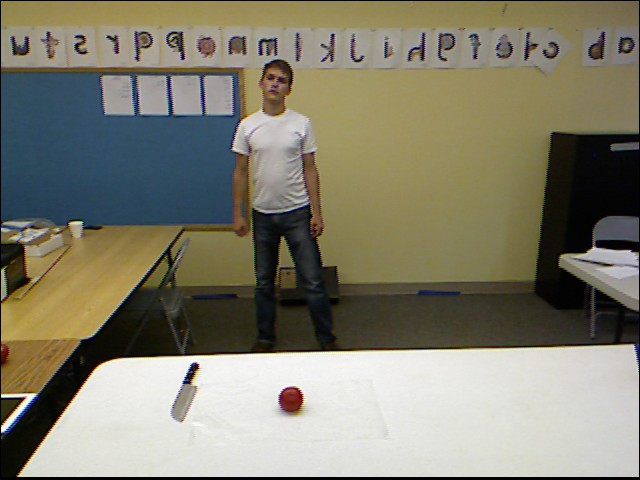
%> input picture torque_code/objs-actions/2011_07_09[19_42_09].oni.png, 640 x 480 px
$ octave test_hough.m   (GNU Octave 9; MATLAB toolbox functions it lacks are replaced by stand-ins)
%> lines starting %> are read from the running program, lines starting %| are printed output that depends on the picture; in (x1, y1, x2, y2) boxes, pixels count from 0 and x2, y2 are one past the last pixel; in counts of white or black regions, pixels touching at a corner belong together; the program's own positions count from 1
ima = imread('C:/Data/matlab/torque/codeTorque1/objs-actions/2011_07_09[19_42_09].oni.png');
%> ima is the input picture: size 480x640x3 uint8; mean R, G, B 130.6, 127.5, 110.4
ima1 = imresize(ima,0.5);
ima2 = rgb2gray(ima1);
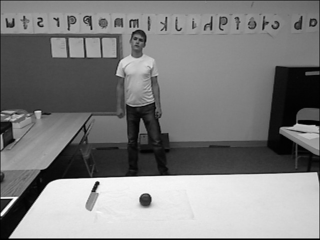
%> ima2: size 240x320 uint8; min 0, max 253, mean 126.6
ima_corner3= cornermetric(ima2, 'Sensitivityfactor',0.1);
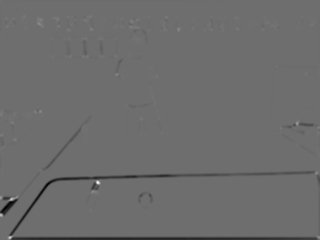
%> ima_corner3: size 240x320 double; min -0.0186, max 0.0242, mean -0.000269; drawn with min black and max white
f = find(ima_corner3(:,:)<-0.004);
%> f = 1987 values from 212 to 76743
BW = ima_corner3;
BW(f) = 1;
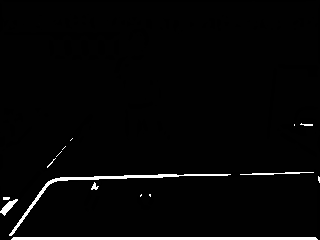
%> BW: size 240x320 double; 2.59% of pixels changed, all inside (x1, y1, x2, y2) = (0, 123, 320, 240); drawn with min black and max white
figure(1);
imagesc(BW);
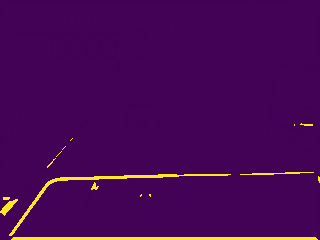
%> displayed picture: size 240x320x3, on the screen's scale of 0 to 255; mean R, G, B 72.8, 7.8, 84.5
[H,T,R] = hough(BW);
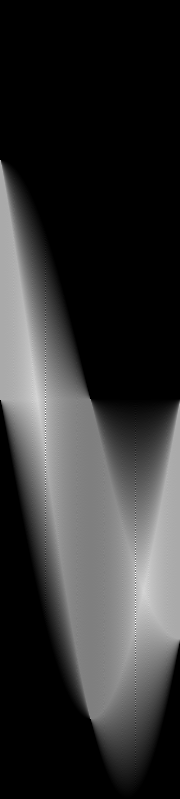
%> H: size 799x180 double; min 0, max 480, mean 96.1; drawn with min black and max white
%> T = 180 values from -90 to 89; R = 799 values from -399 to 399
figure(2);
imshow(H,[],'XData',T,'YData',R,...
            'InitialMagnification','fit');
xlabel('\theta'), ylabel('\rho');
axis on, axis normal, hold on;
P  = houghpeaks(H,5,'threshold',ceil(0.3*max(H(:))));
%> P = [401 46; 411 46; 421 46; 430 46; 440 46]
x = T(P(:,2)); y = R(P(:,1));
%> after `x = T(P(:,2))`: x = [-45 -45 -45 -45 -45]
%> after `y = R(P(:,1))`: y = [1 11 21 30 40]
plot(x,y,'s','color','white');
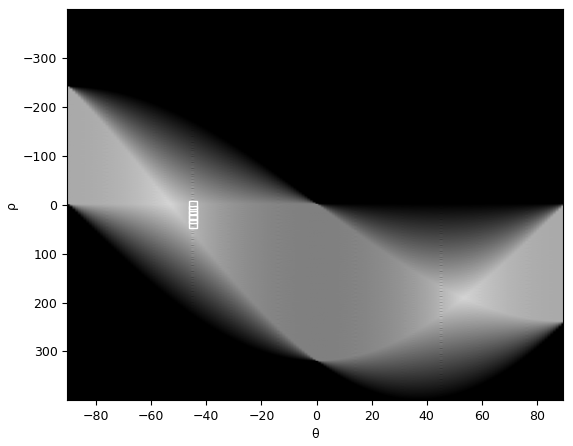
%> figure redrawn from the program's plot data
% Find lines and plot them
lines = houghlines(BW,T,R,P,'MinLength',7);
%> lines = 5 lines; point1 to point2 (x, y): (2, 1) to (242, 240), (16, 1) to (256, 240), (30, 1) to (270, 240), (43, 1) to (283, 240), (57, 1) to (297, 240)
figure(3), imshow(ima2), hold on
max_len = 0;
for k = 1:length(lines)
   xy = [lines(k).point1; lines(k).point2];
   plot(xy(:,1),xy(:,2),'LineWidth',2,'Color','green');

   % Plot beginnings and ends of lines
   plot(xy(1,1),xy(1,2),'x','LineWidth',2,'Color','yellow');
   plot(xy(2,1),xy(2,2),'x','LineWidth',2,'Color','red');

   % Determine the endpoints of the longest line segment
   len = norm(lines(k).point1 - lines(k).point2);
   if ( len > max_len)
      max_len = len;
      xy_long = xy;
   end
end
%> this loop made 5 passes
%> (max_len, xy_long) on pass 1: (338.7, [2 1; 242 240])
%> xy on passes 2 to 5: [16 1; 256 240], [30 1; 270 240], [43 1; 283 240], [57 1; 297 240]

% highlight the longest line segment
plot(xy_long(:,1),xy_long(:,2),'LineWidth',2,'Color','cyan');
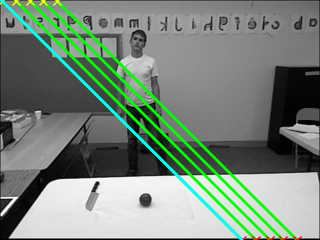
%> figure redrawn from the program's plot data

$ run again, with torque_code/objs-actions/2011_07_09[19_51_29].oni.png copied over torque_code/objs-actions/2011_07_09[19_42_09].oni.png
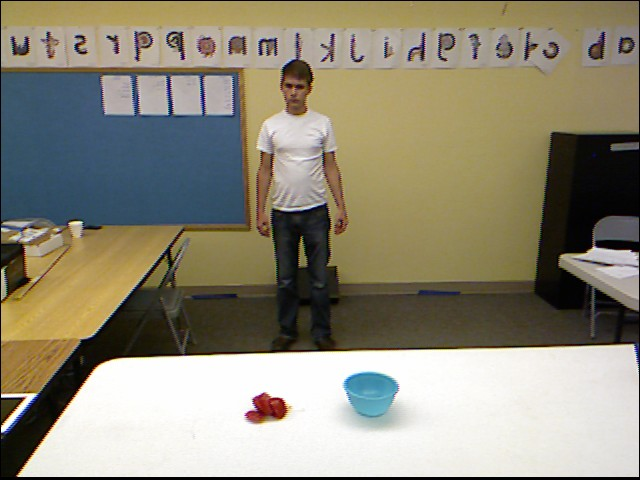
%> input picture torque_code/objs-actions/2011_07_09[19_51_29].oni.png, 640 x 480 px
%> ima is the input picture: size 480x640x3 uint8; mean R, G, B 143.3, 138.1, 120.1
%> f = 2135 values from 212 to 76745
%> BW: size 240x320 double; min -0.004, max 1, mean 0.0277
%> `[H,T,R] = hough(BW);`:
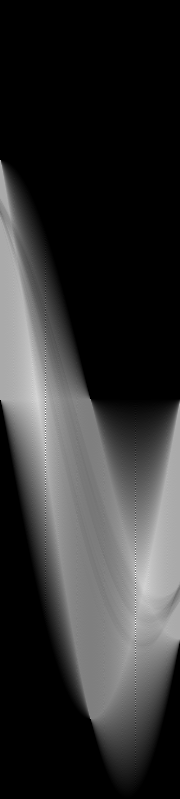
%> H: size 799x180 double; min 0, max 480, mean 94.7; drawn with min black and max white
%> T = 180 values from -90 to 89; R = 799 values from -399 to 399
%> P = [408 46; 418 46; 428 46; 437 46; 447 46]
%> x = [-45 -45 -45 -45 -45]
%> y = [8 18 28 37 47]
%> lines = 5 lines; point1 to point2 (x, y): (12, 1) to (252, 240), (26, 1) to (266, 240), (40, 1) to (280, 240), (53, 1) to (293, 240), (67, 1) to (307, 240)
%> the loop `for k = 1:length(lines)` made 5 passes
%> (max_len, xy_long) on pass 1: (338.7, [12 1; 252 240])
%> `plot(xy_long(:,1),xy_long(:,2),'LineWidth',2,'Color','cyan');`:
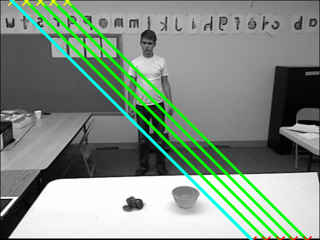
%> figure redrawn from the program's plot data

$ run again, with torque_code/objs-actions/2011_07_09[20_08_17].oni.png copied over torque_code/objs-actions/2011_07_09[19_42_09].oni.png
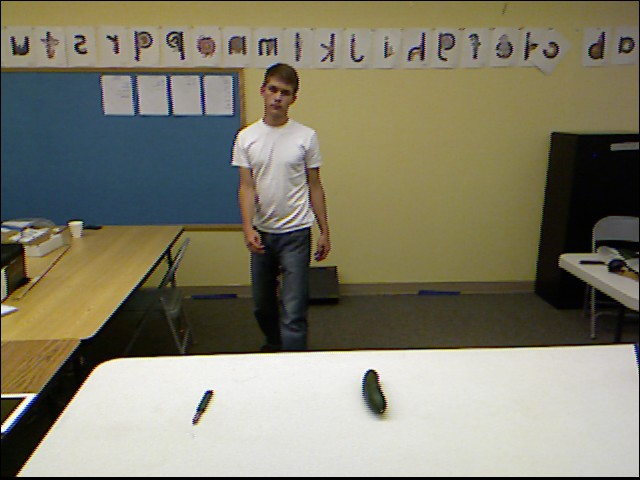
%> input picture torque_code/objs-actions/2011_07_09[20_08_17].oni.png, 640 x 480 px
%> ima is the input picture: size 480x640x3 uint8; mean R, G, B 129.4, 126.2, 107
%> `ima_corner3= cornermetric(ima2, 'Sensitivityfactor',0.1);`:
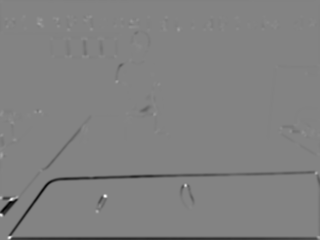
%> ima_corner3: size 240x320 double; min -0.0182, max 0.0171, mean -0.000265; drawn with min black and max white
%> f = 1961 values from 212 to 76744
%> BW: size 240x320 double; 2.55% of pixels changed, all inside (x1, y1, x2, y2) = (0, 64, 320, 240)
%> T = 180 values from -90 to 89; R = 799 values from -399 to 399
%> P = [401 46; 411 46; 421 46; 430 46; 440 46]
%> x = [-45 -45 -45 -45 -45]
%> y = [1 11 21 30 40]
%> lines = 5 lines; point1 to point2 (x, y): (2, 1) to (242, 240), (16, 1) to (256, 240), (30, 1) to (270, 240), (43, 1) to (283, 240), (57, 1) to (297, 240)
%> the loop `for k = 1:length(lines)` made 5 passes
%> (max_len, xy_long) on pass 1: (338.7, [2 1; 242 240])
%> `plot(xy_long(:,1),xy_long(:,2),'LineWidth',2,'Color','cyan');`:
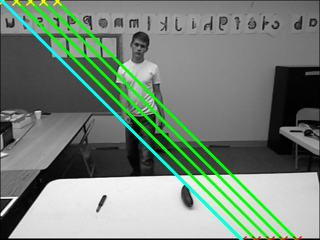
%> figure redrawn from the program's plot data
